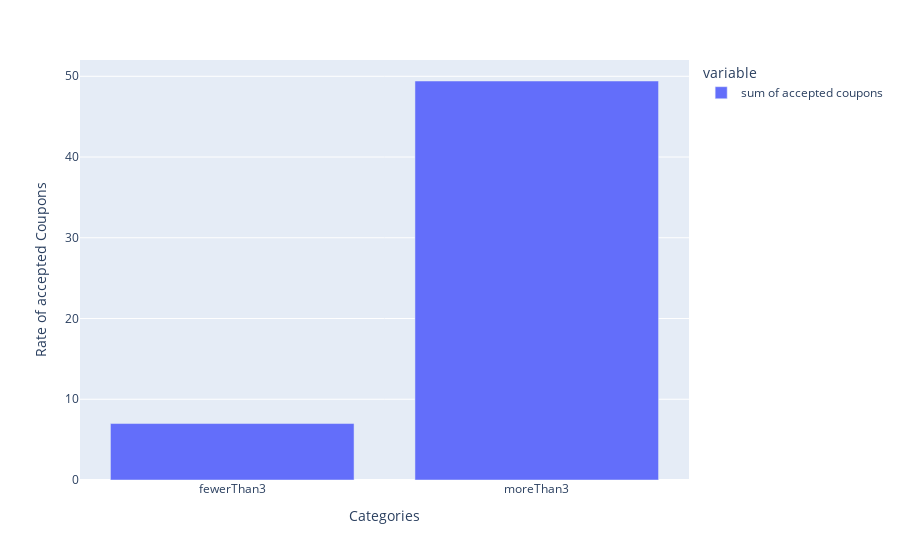

This figure's notebook cell:
### Markdown cell above
3. Compare the acceptance rate between those who went to a bar 3 or fewer times a month to those who went more.

### Code cell
more_than_3=data_replaced[data_replaced['Y']==1]['Bar_gt8'].sum()+data_replaced[data_replaced['Y']==1]['Bar_4~8'].sum()
less_than_3=data_replaced[data_replaced['Y']==1]['Bar_1~3'].sum()+data_replaced[data_replaced['Y']==1]['Bar_never'].sum()+data_replaced[data_replaced['Y']==1]['Bar_less1'].sum()
more_than_3_ratio=(more_than_3/data['Y'].count())*100
less_than_3_ratio=(less_than_3/data['Y'].count())*100
df_compare_bar=pd.DataFrame([more_than_3_ratio,less_than_3_ratio],columns=['sum of accepted coupons'])
df_compare_bar_with_named_index=df_compare_bar.rename(index={0:"fewerThan3",1:"moreThan3"})
fig=px.bar(df_compare_bar_with_named_index)
fig.update_layout(yaxis_title='Rate of accepted Coupons')
fig.update_layout(xaxis_title='Categories')
fig.show()

### Figure 1 — Plotly figure (JSON) as saved in the notebook; plotly's stock layout.template omitted (floating-point values rounded to 4 significant figures)
{"data": [{"alignmentgroup": "True", "hovertemplate": "variable=sum of accepted coupons<br>index=%{x}<br>value=%{y}<extra></extra>", "legendgroup": "sum of accepted coupons", "marker": {"color": "#636efa", "pattern": {"shape": ""}}, "name": "sum of accepted coupons", "offsetgroup": "sum of accepted coupons", "orientation": "v", "showlegend": true, "textposition": "auto", "type": "bar", "x": ["fewerThan3", "moreThan3"], "xaxis": "x", "y": [6.993, 49.42], "yaxis": "y"}], "layout": {"barmode": "relative", "legend": {"title": {"text": "variable"}, "tracegroupgap": 0}, "margin": {"t": 60}, "xaxis": {"anchor": "y", "domain": [0, 1], "title": {"text": "Categories"}}, "yaxis": {"anchor": "x", "domain": [0, 1], "title": {"text": "Rate of accepted Coupons"}}}}
